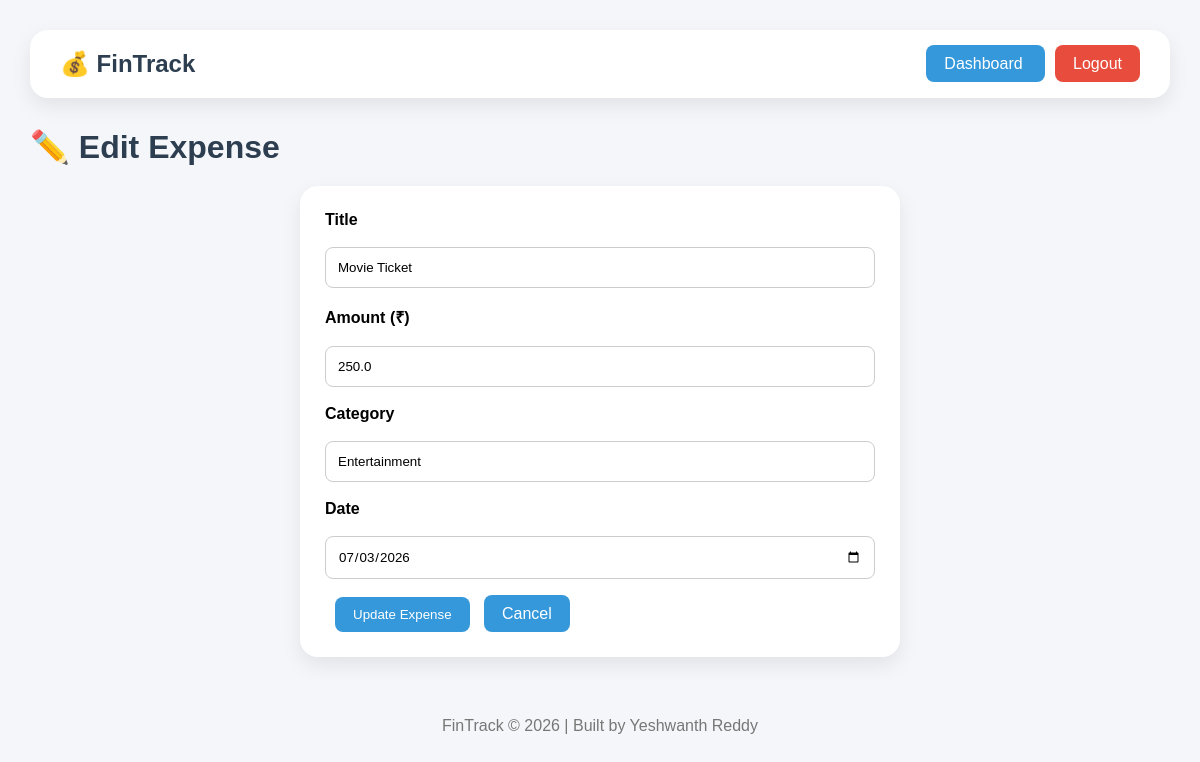
/edit/4 (signed in), run on the app's committed database.
### tables this page shows
CREATE TABLE expenses(
    id INTEGER PRIMARY KEY AUTOINCREMENT,
    user_id INTEGER NOT NULL,
    title TEXT NOT NULL,
    amount REAL NOT NULL,
    category TEXT NOT NULL,
    date TEXT NOT NULL
);

### app.py (the view, shortened to what this page needs)
@app.route("/edit/<int:id>", methods=["GET", "POST"])
def edit_expense(id):
    if "user_id" not in session:
        return redirect(url_for("login"))
    conn = sqlite3.connect("fintrack.db")
    cursor = conn.cursor()
    cursor.execute(
        "SELECT * FROM expenses WHERE id=? AND user_id=?",
        (id, session["user_id"])
    )
    expense = cursor.fetchone()
    if expense is None:
        conn.close()
        return redirect(url_for("dashboard"))
    conn.close()
    return render_template(
        "edit_expense.html",
        expense=expense
    )

### templates/edit_expense.html (shortened to what this page needs)
<!DOCTYPE html>
<html>
<head>
    <link rel="stylesheet"
          href="{{ url_for('static', filename='css/style.css') }}">
</head>
<body>
<div class="navbar">
    <h2>💰 FinTrack</h2>
    <div>
        <a class="nav-btn" href="/dashboard">
            Dashboard
        </a>
        <a class="logout-btn" href="/logout">
            Logout
        </a>
    </div>
</div>
<h1>✏️ Edit Expense</h1>
<div class="card" style="max-width:600px; margin:auto;">
    <form method="POST">
        <label><strong>Title</strong></label>
        <br><br>
        <input
            type="text"
            name="title"
            value="{{ expense[2] }}"
            placeholder="Expense title"
            required
            style="
                width:100%;
                padding:12px;
                border:1px solid #ccc;
                border-radius:8px;
                box-sizing:border-box;
            "
        >
        <br><br>
        <label><strong>Amount (₹)</strong></label>
        <br><br>
        <input
            type="number"
            step="0.01"
            min="0.01"
            name="amount"
            value="{{ expense[3] }}"
            required
            style="
                width:100%;
                padding:12px;
                border:1px solid #ccc;
                border-radius:8px;
                box-sizing:border-box;
            "
        >
        <br><br>
        <label><strong>Category</strong></label>
        <br><br>
        <input
            type="text"
            name="category"
            value="{{ expense[4] }}"
            placeholder="Food, Travel, Shopping..."
            required
            style="
                width:100%;
                padding:12px;
                border:1px solid #ccc;
                border-radius:8px;
                box-sizing:border-box;
            "
        >
        <br><br>
        <label><strong>Date</strong></label>
        <br><br>
        <input
            type="date"
            name="date"
            value="{{ expense[5] }}"
            required
            style="
                width:100%;
                padding:12px;
                border:1px solid #ccc;
                border-radius:8px;
                box-sizing:border-box;
            "
        >
        <br><br>
        <button
            type="submit"
            class="nav-btn"
            style="border:none; cursor:pointer;"
        >
            Update Expense
        </button>
        <a
            href="/dashboard"
            class="nav-btn"
            style="margin-left:10px;"
        >
            Cancel
        </a>
    </form>
</div>
<footer>
    <p>
        FinTrack © 2026 | Built by Yeshwanth Reddy
    </p>
</footer>
</body>
</html>

### static/css/style.css (style rules this page uses)
* { margin:0; padding:0; box-sizing:border-box; font-family:Arial,sans-serif; }
body { background:#f4f6f9; padding:30px; overflow-x:hidden; }
.navbar { background:white; padding:20px 30px; border-radius:18px; display:flex; justify-content:space-between; align-items:center; box-shadow:0 8px 20px rgba(0,0,0,0.08); }
.navbar h2 { color:#2c3e50; }
.nav-btn, .logout-btn { text-decoration:none; color:white; padding:10px 18px; border-radius:8px; margin-left:10px; transition:0.3s; }
.nav-btn { background:#3498db; }
.logout-btn { background:#e74c3c; }
h1 { margin-top:30px; margin-bottom:20px; color:#2c3e50; }
.card { background:white; padding:25px; border-radius:18px; box-shadow:0 8px 20px rgba(0,0,0,0.08); transition:transform 0.3s; }
footer { margin-top:40px; text-align:center; color:#777; padding:20px; }

### data on the page
expenses: title "Movie Ticket", amount "250.0", category "Entertainment", date "07/03/2026"
